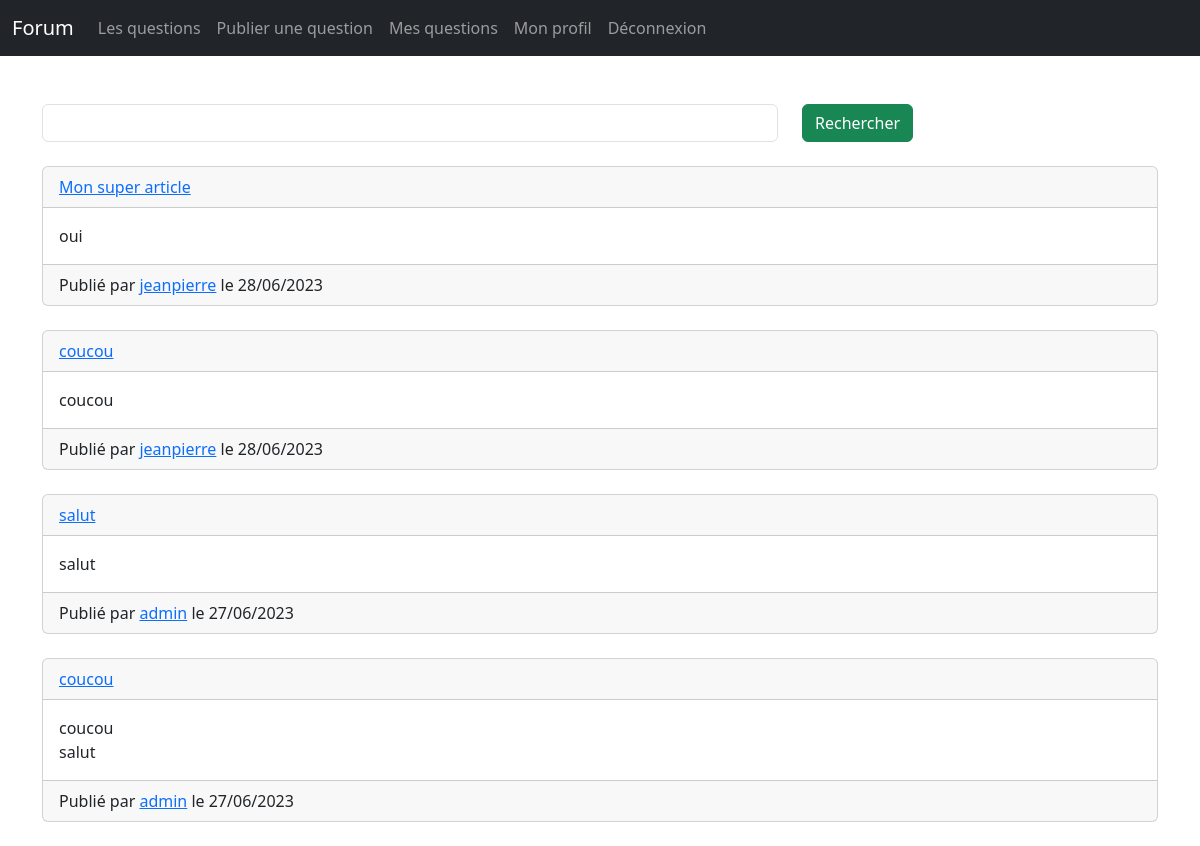
/index.php (signed in), run on the app's committed database.
### tables this page shows
CREATE TABLE `questions` (
  `id` int(11) NOT NULL,
  `titre` text NOT NULL,
  `description` text NOT NULL,
  `contenu` text NOT NULL,
  `id_auteur` int(11) NOT NULL,
  `pseudo_auteur` varchar(255) NOT NULL,
  `date_publication` text NOT NULL
);

### actions/questions/showAllQuestionsAction.php (called while the page is built, shortened)
<?php
require('actions/database.php');
$getAllQuestions = $bdd->query('SELECT id, id_auteur, titre, description, pseudo_auteur, date_publication FROM questions ORDER BY id DESC LIMIT 0,5');
?>

### index.php (the view, shortened to what this page needs)
<!DOCTYPE html>
<html lang="en">
<?php
include'includes/head.php';
?>
<body>
  <?php
  include'includes/navbar.php';
  require('actions/questions/showAllQuestionsAction.php');
  ?>
  <br><br>
  <div class="container">
<form method="GET">
  <div class="form-group row">
<div class="col-8">
  <input type="search" name="search" class="form-control">
</div>
<div class="col-4">
  <button class="btn btn-success" type="submit">Rechercher</button>
</div>
  </div>
</form>
<br>
<?php
while($question = $getAllQuestions->fetch()){
  ?>
  <div class="card">
    <div class="card-header">
      <a href="article.php?id=<?= $question['id']; ?>">
      <?= $question['titre']; ?>
    </a>
    </div>
    <div class="card-body">
      <?= $question['description'];?>
    </div>
    <div class="card-footer">
        Publié par <a href="profile.php?id=<?= $question['id_auteur'];?>"><?= $question['pseudo_auteur'];?></a> le  <?= $question['date_publication'];?>
    </div>
  </div>
  <br>
  <?php
}
?>
  </div>
</body>
</html>

### data on the page
questions: titre "Mon super article", description "oui", pseudo_auteur "jeanpierre", date_publication "28/06/2023"
questions: titre "coucou", description "coucou", pseudo_auteur "jeanpierre", date_publication "28/06/2023"
questions: titre "salut", description "salut", pseudo_auteur "admin", date_publication "27/06/2023"
questions: titre "coucou", description "coucou salut", pseudo_auteur "admin", date_publication "27/06/2023"
